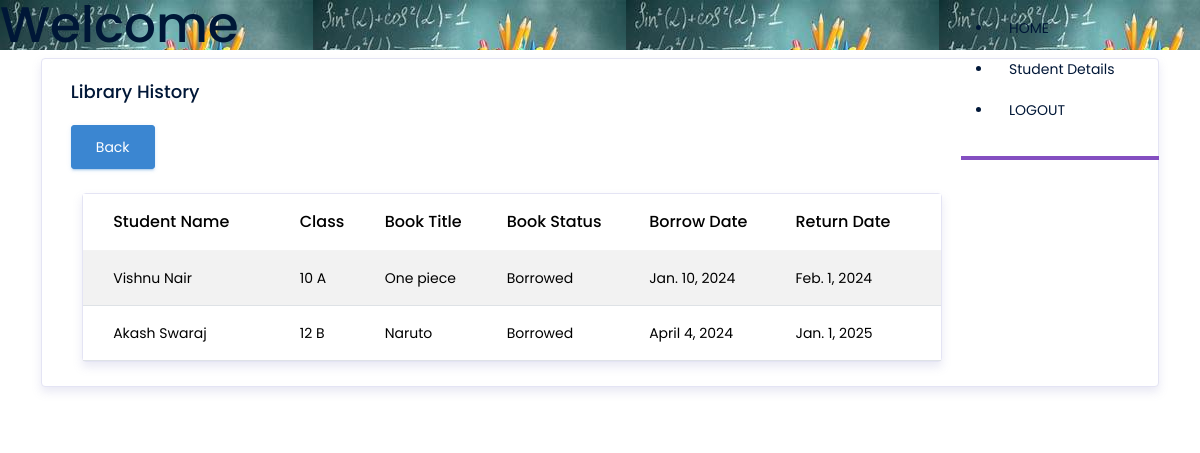
/OfficeStaff/manage-books/, run on the app's committed database.
### Backend/models.py (models this page shows, shortened)
class BookDb(models.Model):
    STATUS_CHOICES = [
        ('borrowed', 'Borrowed'),
        ('returned', 'Returned'),
    ]
    student = models.ForeignKey(StudentDb, on_delete=models.CASCADE)
    book_title = models.CharField(max_length=200)
    status = models.CharField(max_length=10, choices=STATUS_CHOICES, default='borrowed')  # Added status field
    borrow_date = models.DateField()
    return_date = models.DateField(null=True, blank=True)

class StudentDb(models.Model):
    UserNaMe = models.CharField(max_length=100, null=True, blank=True)
    First_Name = models.CharField(max_length=100)
    Last_Name = models.CharField(max_length=100)
    Class_Name = models.CharField(max_length=50)
    Email = models.CharField(max_length=100)
    DOB = models.DateField(null=True, blank=True)

### OfficeStaff/views.py (the view)
# urls.py: path('manage-books/', views.BookListView.as_view(), name='managebooks'),
class BookListView(ListView):
    model = BookDb
    template_name = 'ManageLibrarian.html'
    context_object_name = 'books'

### OfficeStaff/templates/ManageLibrarian.html
{% extends 'Officestaff.html' %}
{% block content %}
<div class="col-12 grid-margin stretch-card">
  <div class="card">
    <div class="card-body">
      <h4 class="card-title">Library History</h4>
      <a href="{% url 'managestudents' %}" class="btn btn-info mb-4">Back</a>
      <div class="col-md-10">
        <div class="card">
          <div class="table-responsive pt-6">
            <table class="table table-striped project-orders-table">
              <thead>
                <tr>
                  <th>Student Name</th>
                  <th>Class</th>
                  <th>Book Title</th>
                  <th>Book Status</th>
                  <th>Borrow Date</th>
                  <th>Return Date</th>
                </tr>
              </thead>
              <tbody>
                {% for book in books %}
                  <tr>
                    <td>{{ book.student.First_Name }} {{ book.student.Last_Name }}</td>
                    <td>{{ book.student.Class_Name }}</td>
                    <td>{{ book.book_title }}</td>
                    <td>{{ book.get_status_display }}</td>
                    <td>{{ book.borrow_date }}</td>
                    <td>{{ book.return_date|default:"Not returned" }}</td>
                  </tr>
                {% endfor %}
              </tbody>
            </table>
          </div>
        </div>
      </div>
    </div>
  </div>
</div>
{% endblock %}

### OfficeStaff/templates/Officestaff.html (shortened to what this page needs)
{% load static %}
<html lang="en">
<head>
  <link href="{% static 'index/assets/vendor/aos/aos.css' %}" rel="stylesheet">
  <link href="{% static 'index/assets/vendor/bootstrap/css/bootstrap.min.css' %}" rel="stylesheet">
  <link href="{% static 'index/assets/vendor/bootstrap-icons/bootstrap-icons.css' %}" rel="stylesheet">
  <link href="{% static 'index/assets/vendor/boxicons/css/boxicons.min.css' %}" rel="stylesheet">
  <link href="{% static 'index/assets/vendor/glightbox/css/glightbox.min.css' %}" rel="stylesheet">
  <link href="{% static 'index/assets/vendor/swiper/swiper-bundle.min.css' %}" rel="stylesheet">
  <link href="{% static 'index/assets/css/style.css' %}" rel="stylesheet">
</head>
<body>
  <header id="header" class="fixed-top d-flex align-items-center header-transparent">
    <div class="container d-flex justify-content-between align-items-center">
      <nav id="navbar" class="navbar">
        <ul>
          <li><a class="nav-link " href="{% url 'officestaffpage' %}">HOME</a></li>
          <li><a class="nav-link " href="{% url 'managestudents' %}">Student Details</a></li>
          <li><a class="nav-link " href="{% url 'officestaff_logout' %}">LOGOUT</a></li>
        </ul>
        <i class="bi bi-list mobile-nav-toggle"></i>
      </nav>
    </div>
  </header>
  <section id="hero" style="background-image: url('{% static 'index/assets/img/School.jpg' %}');">
    <div class="hero-container" data-aos="zoom-in" data-aos-delay="100">
      <h1>Welcome</h1>
    </div>
  </section>
  <main id="main">
    <section id="about">
      <div class="container" data-aos="fade-up">
        <div class="row about-container">
          {% block content %}
          {% endblock %}
        </div>
      </div>
    </section>
  </main>
  <a href="#" class="back-to-top d-flex align-items-center justify-content-center"><i class="bi bi-arrow-up-short"></i></a>
</body>
</html>

### data on the page
BookDb: student.First_Name "Vishnu", student.Last_Name "Nair", student.Class_Name "10 A", book_title "One piece", status "Borrowed", borrow_date "Jan. 10, 2024", return_date "Feb. 1, 2024"
BookDb: student.First_Name "Akash", student.Last_Name "Swaraj", student.Class_Name "12 B", book_title "Naruto", status "Borrowed", borrow_date "April 4, 2024", return_date "Jan. 1, 2025"
